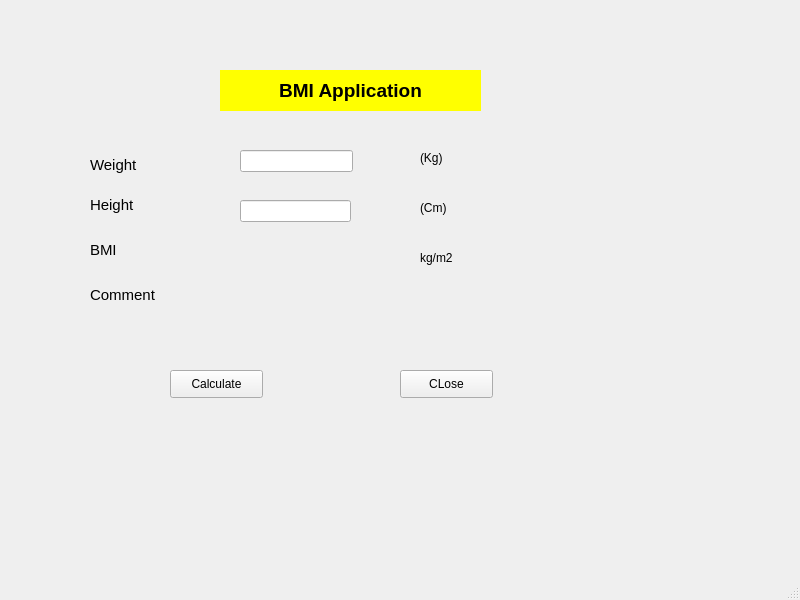
<?xml version="1.0" encoding="UTF-8"?>
<ui version="4.0">
 <class>MainWindow</class>
 <widget class="QMainWindow" name="MainWindow">
  <property name="geometry">
   <rect>
    <x>0</x>
    <y>0</y>
    <width>800</width>
    <height>600</height>
   </rect>
  </property>
  <property name="windowTitle">
   <string>MainWindow</string>
  </property>
  <widget class="QWidget" name="centralwidget">
   <widget class="QLabel" name="label">
    <property name="geometry">
     <rect>
      <x>220</x>
      <y>70</y>
      <width>261</width>
      <height>41</height>
     </rect>
    </property>
    <property name="styleSheet">
     <string notr="true">background-color: rgb(255, 255, 0);</string>
    </property>
    <property name="text">
     <string>&lt;html&gt;&lt;head/&gt;&lt;body&gt;&lt;p align=&quot;center&quot;&gt;&lt;span style=&quot; font-size:14pt; font-weight:600;&quot;&gt;BMI Application&lt;/span&gt;&lt;/p&gt;&lt;/body&gt;&lt;/html&gt;</string>
    </property>
   </widget>
   <widget class="QLabel" name="label_2">
    <property name="geometry">
     <rect>
      <x>90</x>
      <y>150</y>
      <width>61</width>
      <height>31</height>
     </rect>
    </property>
    <property name="text">
     <string>&lt;html&gt;&lt;head/&gt;&lt;body&gt;&lt;p&gt;&lt;span style=&quot; font-size:11pt;&quot;&gt;Weight&lt;/span&gt;&lt;/p&gt;&lt;/body&gt;&lt;/html&gt;</string>
    </property>
   </widget>
   <widget class="QLineEdit" name="lineEditWeight">
    <property name="geometry">
     <rect>
      <x>240</x>
      <y>150</y>
      <width>113</width>
      <height>22</height>
     </rect>
    </property>
   </widget>
   <widget class="QLineEdit" name="lineEditHeight">
    <property name="geometry">
     <rect>
      <x>240</x>
      <y>200</y>
      <width>111</width>
      <height>22</height>
     </rect>
    </property>
   </widget>
   <widget class="QLabel" name="label_3">
    <property name="geometry">
     <rect>
      <x>90</x>
      <y>190</y>
      <width>61</width>
      <height>31</height>
     </rect>
    </property>
    <property name="text">
     <string>&lt;html&gt;&lt;head/&gt;&lt;body&gt;&lt;p&gt;&lt;span style=&quot; font-size:11pt;&quot;&gt;Height&lt;/span&gt;&lt;/p&gt;&lt;/body&gt;&lt;/html&gt;</string>
    </property>
   </widget>
   <widget class="QLabel" name="label_4">
    <property name="geometry">
     <rect>
      <x>420</x>
      <y>150</y>
      <width>55</width>
      <height>16</height>
     </rect>
    </property>
    <property name="text">
     <string>(Kg)</string>
    </property>
   </widget>
   <widget class="QLabel" name="label_5">
    <property name="geometry">
     <rect>
      <x>420</x>
      <y>200</y>
      <width>55</width>
      <height>16</height>
     </rect>
    </property>
    <property name="text">
     <string>(Cm)</string>
    </property>
   </widget>
   <widget class="QLabel" name="labelBMI">
    <property name="geometry">
     <rect>
      <x>90</x>
      <y>240</y>
      <width>55</width>
      <height>21</height>
     </rect>
    </property>
    <property name="text">
     <string>&lt;html&gt;&lt;head/&gt;&lt;body&gt;&lt;p&gt;&lt;span style=&quot; font-size:11pt;&quot;&gt;BMI&lt;/span&gt;&lt;/p&gt;&lt;/body&gt;&lt;/html&gt;</string>
    </property>
   </widget>
   <widget class="QLabel" name="labelComment">
    <property name="geometry">
     <rect>
      <x>90</x>
      <y>280</y>
      <width>91</width>
      <height>31</height>
     </rect>
    </property>
    <property name="text">
     <string>&lt;html&gt;&lt;head/&gt;&lt;body&gt;&lt;p&gt;&lt;span style=&quot; font-size:11pt;&quot;&gt;Comment&lt;/span&gt;&lt;/p&gt;&lt;/body&gt;&lt;/html&gt;</string>
    </property>
   </widget>
   <widget class="QPushButton" name="pushButtonCalculate">
    <property name="geometry">
     <rect>
      <x>170</x>
      <y>370</y>
      <width>93</width>
      <height>28</height>
     </rect>
    </property>
    <property name="text">
     <string>Calculate</string>
    </property>
    <property name="icon">
     <iconset>
      <normaloff>image/7257624_calculate_calculator_math_calculation_icon.png</normaloff>image/7257624_calculate_calculator_math_calculation_icon.png</iconset>
    </property>
   </widget>
   <widget class="QPushButton" name="pushButtonClose">
    <property name="geometry">
     <rect>
      <x>400</x>
      <y>370</y>
      <width>93</width>
      <height>28</height>
     </rect>
    </property>
    <property name="text">
     <string>CLose</string>
    </property>
    <property name="icon">
     <iconset>
      <normaloff>image/1398917_circle_close_cross_incorrect_invalid_icon.png</normaloff>image/1398917_circle_close_cross_incorrect_invalid_icon.png</iconset>
    </property>
   </widget>
   <widget class="QLabel" name="label_6">
    <property name="geometry">
     <rect>
      <x>420</x>
      <y>250</y>
      <width>55</width>
      <height>16</height>
     </rect>
    </property>
    <property name="text">
     <string>kg/m2</string>
    </property>
   </widget>
   <widget class="QLabel" name="label_7">
    <property name="geometry">
     <rect>
      <x>250</x>
      <y>250</y>
      <width>101</width>
      <height>16</height>
     </rect>
    </property>
    <property name="text">
     <string/>
    </property>
   </widget>
   <widget class="QLabel" name="label_8">
    <property name="geometry">
     <rect>
      <x>250</x>
      <y>290</y>
      <width>101</width>
      <height>16</height>
     </rect>
    </property>
    <property name="text">
     <string/>
    </property>
   </widget>
  </widget>
  <widget class="QMenuBar" name="menubar">
   <property name="geometry">
    <rect>
     <x>0</x>
     <y>0</y>
     <width>800</width>
     <height>26</height>
    </rect>
   </property>
  </widget>
  <widget class="QStatusBar" name="statusbar"/>
 </widget>
 <resources/>
 <connections/>
</ui>
